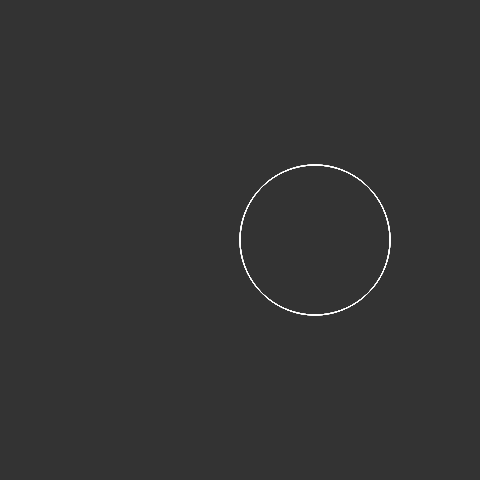
Frame 1 (no input)
Frame 60 (no input): identical to frame 1, image omitted
Frame 120 (the mouse pressed at the canvas centre since frame 60): identical to frame 1, image omitted

The p5.js sketch that drew this single still picture (run headless with seeded random() and noise() and a simulated clock; from frame 60 on, the mouse is pressed at the canvas centre):

// p5.js sketch
// ── sketch.js
let n = 0;
let d = 0;
let nSlider;

function setup() {
	createCanvas(480,480);
	nSlider = createSlider(1,10,4,1);
	dSlider = createSlider(1,10,4,1);
}

function draw() {
	// Rose Formular is r = cos(n*i), x = r*cos(i), y = r*sin(i), n = 1, 2, 3, ...

	background(51);
	translate(width/2,height/2);

	n = nSlider.value();
	d = dSlider.value();
	let k = n / d;

	console.log('n=', n);
	console.log('d=', d);
	console.log('k=', k);

	beginShape();
	noFill();
	stroke(255);
	strokeWeight(1);
	for (let i = 0; i < TWO_PI*d; i += 0.02) {
		let r = 150 * cos(k*i);
		let x = r * cos(i);
		let y = r * sin(i);
		vertex(x,y);
	}
	endShape();
}
